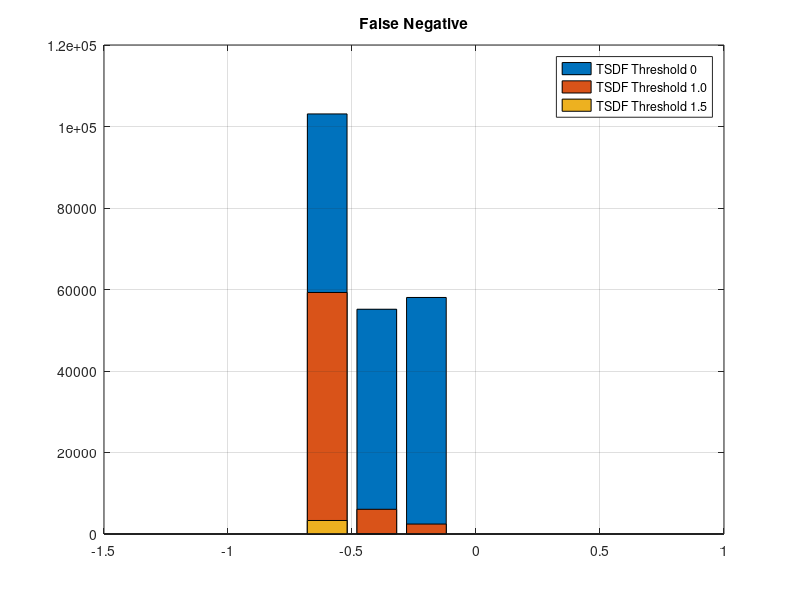
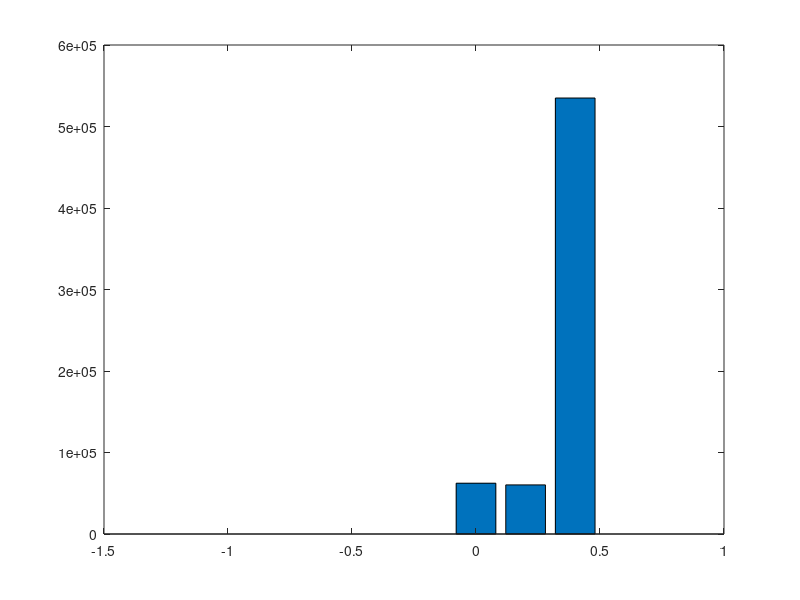

MATLAB code to generate these figures, in order:


figure('Name','False Negative Rate');
% TSDF threshold = 0
x = [0, 0, 103086, 55158, 58046, 0, 0, 0, 0, 0];
xbins = -1:0.2:1-0.01;
bar(xbins, x); hold on;
sum(x)

% TSDF threshold = 1.0
x = [0, 0, 59271, 6063, 2441, 0, 0, 0, 0, 0,];
xbins = -1:0.2:1-0.01;
bar(xbins, x); hold on;
sum(x)

% TSDF threshold = 1.5
x = [0, 0, 3319, 115, 0, 0, 0, 0, 0, 0];
xbins = -1:0.2:1-0.01;
bar(xbins, x); hold on;
sum(x)

title('False Negative'); hold on;
legend('TSDF Threshold 0', 'TSDF Threshold 1.0', 'TSDF Threshold 1.5');
grid on;

figure('Name','False Positive Rate');


x = [0, 0, 0, 0, 0, 62331, 60247, 534941, 0, 0];
xbins = -1:0.2:1-0.01;
bar(xbins, x); hold on;
sum(x)
